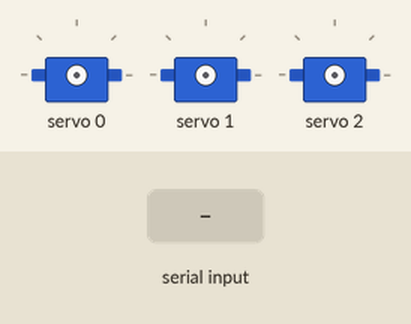
Recording of a sketch running on a simulated Arduino Uno, built with avr-gcc and run on an emulated ATmega328P. On the bench: 3 × servo. Inputs (shaded band) come from the test bench.

Above: at 1.2 s.
1.3 s: "A" received over Serial
At 5.0 s:
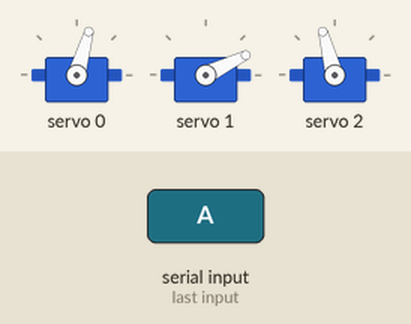
Timing chart, 0 to 6.5 s (numbered marks = the images above; inputs shaded):
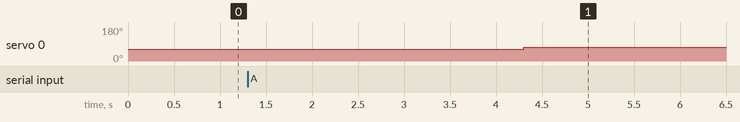

The sketch:

2d_robot.ino
```cpp
#include <Wire.h>
#include <Adafruit_PWMServoDriver.h>
Adafruit_PWMServoDriver Name =Adafruit_PWMServoDriver();

String data;
char d1;
void setup() {
  // put your setup code here, to run once:
  Serial.begin(9600);
  Name.begin();
  Name.setPWMFreq(60);
}

void loop() {
   ///////////////////////grab//////////////////////
if (Serial.available()){
    data =Serial.readString();
    d1=data.charAt(0);
    if (d1=='A')
            {

   Name.setPWM(0,0,290);//up
   delay(1000);
   Name.setPWM(1,0,200);//left

   Name.setPWM(2,0,400);//right
   delay(1000);
   Name.setPWM(0,0,320);//up
   delay(1000);
            }


//////////////////////release//////////////////////
    else if (d1=='a')
    {

   Name.setPWM(0,0,320);//up
   delay(1000);
   Name.setPWM(1,0,400);//left

   // Servo.setPWM(1,0,700); //left


   Name.setPWM(2,0,200);//right
   delay(1000);


    }

}


  /* Name.setPWM(0,0,290);//up
   delay(1000);
   Name.setPWM(1,0,200);//left

   Name.setPWM(2,0,400);//right
   delay(1000);


///////////////////////release//////////////////////
   Name.setPWM(0,0,320);//up
   delay(1000);
   Name.setPWM(1,0,400);//left

   // Servo.setPWM(1,0,700); //left


   Name.setPWM(2,0,200);//right
   delay(1000);*/


}
```

Measured:
- after the input at 1.3 s, servo 0: 62° → 74° after 3.0 s
